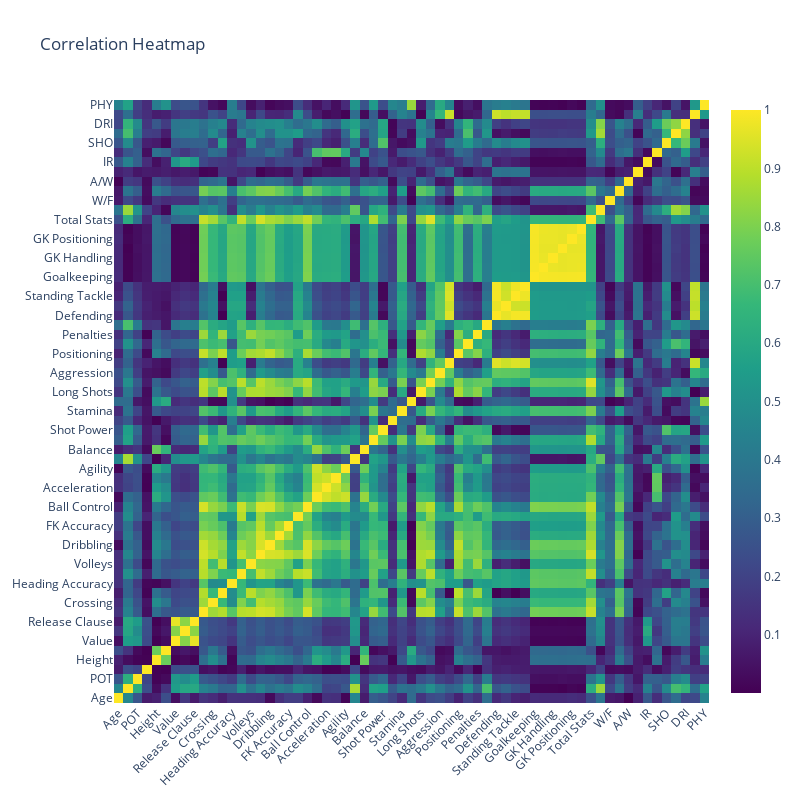

This figure's notebook cell:
### Code cell
df_heatmap = df.select_dtypes(include=['number']).drop('ID', axis=1)

corr_matrix = df_heatmap.corr().abs()


# Create a heatmap with hover information
heatmap = go.Heatmap(
    z=corr_matrix.values,
    x=corr_matrix.columns,
    y=corr_matrix.columns,
    hovertext=corr_matrix.values,  # Specify the hovertext
    hoverinfo= 'all',  # Customize the hover information
    colorscale='Viridis'
)

layout = go.Layout(
    title='Correlation Heatmap',
    xaxis=dict(tickangle=-45),
    width=800,  # Set the width of the figure
    height=800  # Set the height of the figure
)

fig = go.Figure(data=[heatmap], layout=layout)

# Show the heatmap
fig.show()

### Figure 1 — Plotly figure (JSON) as saved in the notebook; plotly's stock layout.template omitted (floating-point values rounded to 4 significant figures; data arrays with more than 128 entries replaced by an {"elided": "..."} marker saying what was removed)
{"data": [{"colorscale": [[0, "#440154"], [0.1111, "#482878"], [0.2222, "#3e4989"], [0.3333, "#31688e"], [0.4444, "#26828e"], [0.5556, "#1f9e89"], [0.6667, "#35b779"], [0.7778, "#6ece58"], [0.8889, "#b5de2b"], [1, "#fde725"]], "hoverinfo": "all", "hovertext": {"elided": "63x63 float values"}, "type": "heatmap", "x": ["Age", "↓OVA", "POT", "Contract", "Height", "Weight", "Value", "Wage", "Release Clause", "Attacking", "Crossing", "Finishing", "Heading Accuracy", "Short Passing", "Volleys", "Skill", "Dribbling", "Curve", "FK Accuracy", "Long Passing", "Ball Control", "Movement", "Acceleration", "Sprint Speed", "Agility", "Reactions", "Balance", "Power", "Shot Power", "Jumping", "Stamina", "Strength", "Long Shots", "Mentality", "Aggression", "Interceptions", "Positioning", "Vision", "Penalties", "Composure", "Defending", "Marking", "Standing Tackle", "Sliding Tackle", "Goalkeeping", "GK Diving", "GK Handling", "GK Kicking", "GK Positioning", "GK Reflexes", "Total Stats", "Base Stats", "W/F", "SM", "A/W", "D/W", "IR", "PAC", "SHO", "PAS", "DRI", "DEF", "PHY"], "y": ["Age", "↓OVA", "POT", "Contract", "Height", "Weight", "Value", "Wage", "Release Clause", "Attacking", "Crossing", "Finishing", "Heading Accuracy", "Short Passing", "Volleys", "Skill", "Dribbling", "Curve", "FK Accuracy", "Long Passing", "Ball Control", "Movement", "Acceleration", "Sprint Speed", "Agility", "Reactions", "Balance", "Power", "Shot Power", "Jumping", "Stamina", "Strength", "Long Shots", "Mentality", "Aggression", "Interceptions", "Positioning", "Vision", "Penalties", "Composure", "Defending", "Marking", "Standing Tackle", "Sliding Tackle", "Goalkeeping", "GK Diving", "GK Handling", "GK Kicking", "GK Positioning", "GK Reflexes", "Total Stats", "Base Stats", "W/F", "SM", "A/W", "D/W", "IR", "PAC", "SHO", "PAS", "DRI", "DEF", "PHY"], "z": {"elided": "63x63 float values"}}], "layout": {"height": 800, "title": {"text": "Correlation Heatmap"}, "width": 800, "xaxis": {"tickangle": -45}}}
